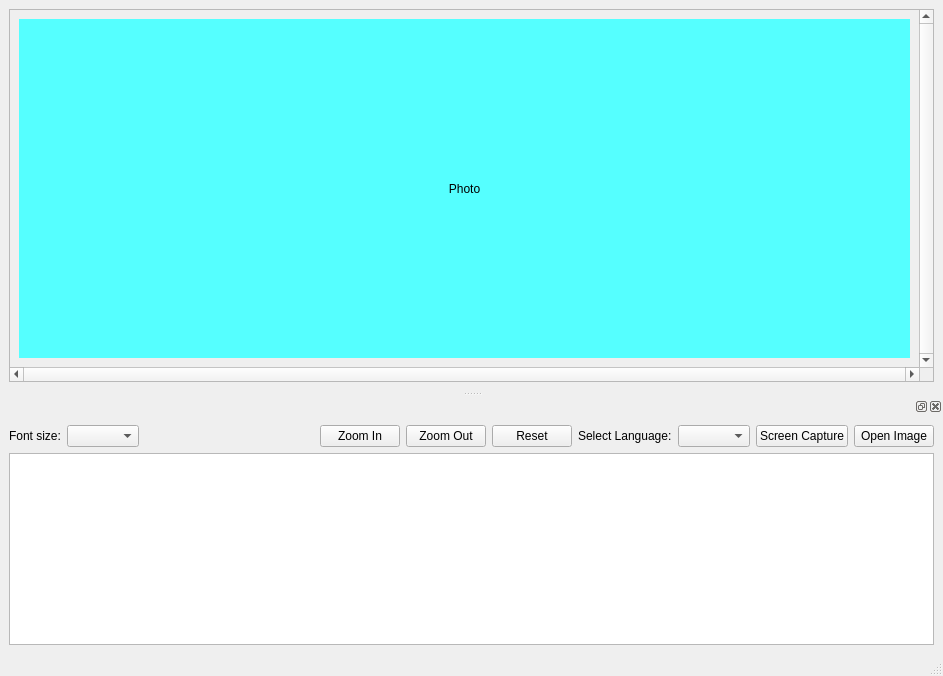
<?xml version="1.0" encoding="UTF-8"?>
<ui version="4.0">
 <class>MainWindow</class>
 <widget class="QMainWindow" name="MainWindow">
  <property name="geometry">
   <rect>
    <x>0</x>
    <y>0</y>
    <width>943</width>
    <height>676</height>
   </rect>
  </property>
  <property name="windowTitle">
   <string>MainWindow</string>
  </property>
  <widget class="QWidget" name="centralwidget">
   <layout class="QGridLayout" name="gridLayout_3">
    <item row="0" column="0">
     <widget class="QScrollArea" name="scrollArea">
      <property name="verticalScrollBarPolicy">
       <enum>Qt::ScrollBarAlwaysOn</enum>
      </property>
      <property name="horizontalScrollBarPolicy">
       <enum>Qt::ScrollBarAlwaysOn</enum>
      </property>
      <property name="widgetResizable">
       <bool>true</bool>
      </property>
      <widget class="QWidget" name="scrollAreaWidgetContents">
       <property name="geometry">
        <rect>
         <x>0</x>
         <y>0</y>
         <width>902</width>
         <height>327</height>
        </rect>
       </property>
       <layout class="QGridLayout" name="gridLayout">
        <item row="0" column="0">
         <widget class="QLabel" name="label_2">
          <property name="styleSheet">
           <string notr="true">background-color: rgb(85, 255, 255);</string>
          </property>
          <property name="text">
           <string>Photo</string>
          </property>
          <property name="alignment">
           <set>Qt::AlignCenter</set>
          </property>
         </widget>
        </item>
       </layout>
      </widget>
     </widget>
    </item>
   </layout>
  </widget>
  <widget class="QStatusBar" name="statusbar"/>
  <widget class="QDockWidget" name="dockWidget">
   <attribute name="dockWidgetArea">
    <number>8</number>
   </attribute>
   <widget class="QWidget" name="dockWidgetContents_4">
    <layout class="QGridLayout" name="gridLayout_2">
     <item row="1" column="0">
      <widget class="QTextEdit" name="textEdit"/>
     </item>
     <item row="0" column="0">
      <layout class="QHBoxLayout" name="horizontalLayout">
       <item>
        <widget class="QLabel" name="label_3">
         <property name="text">
          <string>Font size:</string>
         </property>
        </widget>
       </item>
       <item>
        <widget class="QComboBox" name="comboBox_2"/>
       </item>
       <item>
        <spacer name="horizontalSpacer">
         <property name="orientation">
          <enum>Qt::Horizontal</enum>
         </property>
         <property name="sizeHint" stdset="0">
          <size>
           <width>40</width>
           <height>20</height>
          </size>
         </property>
        </spacer>
       </item>
       <item>
        <widget class="QPushButton" name="pushButton_2">
         <property name="text">
          <string>Zoom In</string>
         </property>
        </widget>
       </item>
       <item>
        <widget class="QPushButton" name="pushButton_3">
         <property name="text">
          <string>Zoom Out</string>
         </property>
        </widget>
       </item>
       <item>
        <widget class="QPushButton" name="pushButton_4">
         <property name="text">
          <string>Reset</string>
         </property>
        </widget>
       </item>
       <item>
        <widget class="QLabel" name="label">
         <property name="text">
          <string>Select Language:</string>
         </property>
         <property name="alignment">
          <set>Qt::AlignLeading|Qt::AlignLeft|Qt::AlignVCenter</set>
         </property>
        </widget>
       </item>
       <item>
        <widget class="QComboBox" name="comboBox"/>
       </item>
       <item>
        <widget class="QPushButton" name="pushButton_5">
         <property name="text">
          <string>Screen Capture</string>
         </property>
        </widget>
       </item>
       <item>
        <widget class="QPushButton" name="pushButton">
         <property name="text">
          <string>Open Image</string>
         </property>
        </widget>
       </item>
      </layout>
     </item>
    </layout>
   </widget>
  </widget>
 </widget>
 <resources/>
 <connections/>
</ui>
